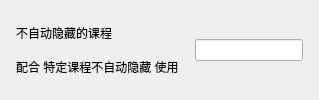
          <widget class="CardWidget" name="CardWidget_15">
           <property name="minimumSize">
            <size>
             <width>0</width>
             <height>70</height>
            </size>
           </property>
           <layout class="QHBoxLayout" name="horizontalLayout_16">
            <property name="spacing">
             <number>16</number>
            </property>
            <property name="leftMargin">
             <number>16</number>
            </property>
            <property name="topMargin">
             <number>16</number>
            </property>
            <property name="rightMargin">
             <number>16</number>
            </property>
            <property name="bottomMargin">
             <number>16</number>
            </property>
            <item>
             <layout class="QVBoxLayout" name="verticalLayout_25">
              <property name="spacing">
               <number>0</number>
              </property>
              <item>
               <widget class="StrongBodyLabel" name="StrongBodyLabel_17">
                <property name="sizePolicy">
                 <sizepolicy hsizetype="Expanding" vsizetype="Preferred">
                  <horstretch>0</horstretch>
                  <verstretch>0</verstretch>
                 </sizepolicy>
                </property>
                <property name="text">
                 <string>不自动隐藏的课程</string>
                </property>
               </widget>
              </item>
              <item>
               <widget class="CaptionLabel" name="CaptionLabel_14">
                <property name="text">
                 <string>配合 特定课程不自动隐藏 使用</string>
                </property>
                <property name="wordWrap">
                 <bool>false</bool>
                </property>
                <property name="lightColor" stdset="0">
                 <color alpha="150">
                  <red>0</red>
                  <green>0</green>
                  <blue>0</blue>
                 </color>
                </property>
                <property name="darkColor" stdset="0">
                 <color alpha="200">
                  <red>255</red>
                  <green>255</green>
                  <blue>255</blue>
                 </color>
                </property>
               </widget>
              </item>
             </layout>
            </item>
            <item>
             <widget class="LineEdit" name="excluded_lessons">
              <property name="sizePolicy">
               <sizepolicy hsizetype="Maximum" vsizetype="Fixed">
                <horstretch>0</horstretch>
                <verstretch>0</verstretch>
               </sizepolicy>
              </property>
             </widget>
            </item>
           </layout>
          </widget>
